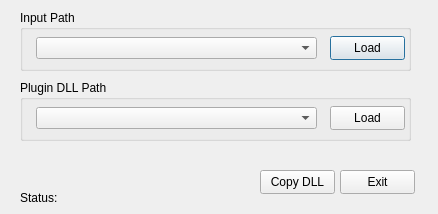
<?xml version="1.0" encoding="UTF-8"?>
<ui version="4.0">
 <class>ONNXExport</class>
 <widget class="QDialog" name="ONNXExport">
  <property name="geometry">
   <rect>
    <x>0</x>
    <y>0</y>
    <width>438</width>
    <height>214</height>
   </rect>
  </property>
  <property name="windowTitle">
   <string>NX Server Copy DLL - Visionin</string>
  </property>
  <widget class="QGroupBox" name="groupBox_2">
   <property name="geometry">
    <rect>
     <x>20</x>
     <y>10</y>
     <width>391</width>
     <height>61</height>
    </rect>
   </property>
   <property name="title">
    <string>Input Path</string>
   </property>
   <widget class="QComboBox" name="comboBox_path_in">
    <property name="geometry">
     <rect>
      <x>16</x>
      <y>27</y>
      <width>281</width>
      <height>22</height>
     </rect>
    </property>
   </widget>
   <widget class="QPushButton" name="pushButton_dir_in">
    <property name="geometry">
     <rect>
      <x>310</x>
      <y>26</y>
      <width>75</width>
      <height>24</height>
     </rect>
    </property>
    <property name="text">
     <string>Load</string>
    </property>
   </widget>
  </widget>
  <widget class="QPushButton" name="pushButton_xport">
   <property name="geometry">
    <rect>
     <x>260</x>
     <y>170</y>
     <width>75</width>
     <height>24</height>
    </rect>
   </property>
   <property name="text">
    <string>Copy DLL</string>
   </property>
  </widget>
  <widget class="QPushButton" name="pushButton_cancel">
   <property name="geometry">
    <rect>
     <x>340</x>
     <y>170</y>
     <width>75</width>
     <height>24</height>
    </rect>
   </property>
   <property name="text">
    <string>Exit</string>
   </property>
  </widget>
  <widget class="QLabel" name="label_status">
   <property name="geometry">
    <rect>
     <x>20</x>
     <y>190</y>
     <width>391</width>
     <height>16</height>
    </rect>
   </property>
   <property name="text">
    <string>Status:</string>
   </property>
  </widget>
  <widget class="QGroupBox" name="groupBox_3">
   <property name="geometry">
    <rect>
     <x>20</x>
     <y>80</y>
     <width>391</width>
     <height>61</height>
    </rect>
   </property>
   <property name="title">
    <string>Plugin DLL Path</string>
   </property>
   <widget class="QComboBox" name="comboBox_path_out">
    <property name="geometry">
     <rect>
      <x>16</x>
      <y>27</y>
      <width>281</width>
      <height>22</height>
     </rect>
    </property>
   </widget>
   <widget class="QPushButton" name="pushButton_dir_out">
    <property name="geometry">
     <rect>
      <x>310</x>
      <y>26</y>
      <width>75</width>
      <height>24</height>
     </rect>
    </property>
    <property name="text">
     <string>Load</string>
    </property>
   </widget>
  </widget>
 </widget>
 <resources/>
 <connections/>
</ui>
